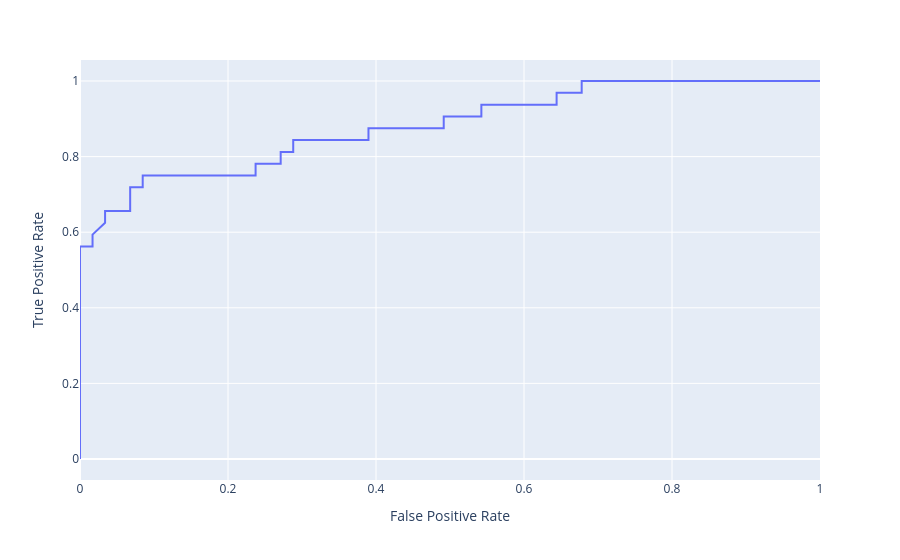

The notebook cell saved with this chart:
### Code cell
fig = px.line(x=fpr, y = tpr, hover_name=threshold)
fig.update_xaxes(title="False Positive Rate")
fig.update_yaxes(title="True Positive Rate")
fig

### Figure 1 — Plotly figure (JSON) as saved in the notebook; plotly's stock layout.template omitted (floating-point values rounded to 4 significant figures)
{"data": [{"hovertemplate": "<b>%{hovertext}</b><br><br>x=%{x}<br>y=%{y}<extra></extra>", "hovertext": [null, 1.0, 0.7774, 0.7158, 0.6769, 0.5744, 0.5619, 0.529, 0.5137, 0.483, 0.4754, 0.2328, 0.2274, 0.2, 0.1736, 0.1622, 0.1581, 0.1214, 0.1171, 0.08566, 0.08251, 0.0683, 0.04599, 0.03635, 0.03043, 0.02303, 0.02169, 0.0007442], "legendgroup": "", "line": {"color": "#636efa", "dash": "solid"}, "marker": {"symbol": "circle"}, "mode": "lines", "name": "", "orientation": "v", "showlegend": false, "type": "scatter", "x": [0, 0, 0, 0.01695, 0.01695, 0.0339, 0.0339, 0.0678, 0.0678, 0.08475, 0.08475, 0.2373, 0.2373, 0.2712, 0.2712, 0.2881, 0.2881, 0.3898, 0.3898, 0.4915, 0.4915, 0.5424, 0.5424, 0.6441, 0.6441, 0.678, 0.678, 1], "xaxis": "x", "y": [0, 0.03125, 0.5625, 0.5625, 0.5938, 0.625, 0.6562, 0.6562, 0.7188, 0.7188, 0.75, 0.75, 0.7812, 0.7812, 0.8125, 0.8125, 0.8438, 0.8438, 0.875, 0.875, 0.9062, 0.9062, 0.9375, 0.9375, 0.9688, 0.9688, 1, 1], "yaxis": "y"}], "layout": {"autosize": true, "legend": {"tracegroupgap": 0}, "margin": {"t": 60}, "xaxis": {"anchor": "y", "autorange": true, "domain": [0, 1], "range": [0, 1], "title": {"text": "False Positive Rate"}, "type": "linear"}, "yaxis": {"anchor": "x", "autorange": true, "domain": [0, 1], "range": [-0.05556, 1.056], "title": {"text": "True Positive Rate"}, "type": "linear"}}}
